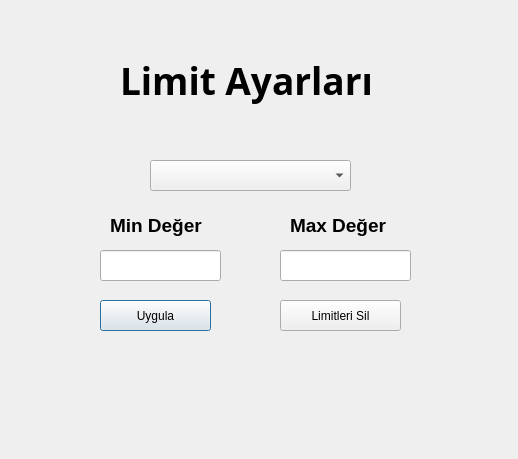
<?xml version="1.0" encoding="UTF-8"?>
<ui version="4.0">
 <class>Dialog</class>
 <widget class="QDialog" name="Dialog">
  <property name="geometry">
   <rect>
    <x>0</x>
    <y>0</y>
    <width>518</width>
    <height>459</height>
   </rect>
  </property>
  <property name="windowTitle">
   <string>Dialog</string>
  </property>
  <widget class="QComboBox" name="cb_sensor">
   <property name="geometry">
    <rect>
     <x>150</x>
     <y>160</y>
     <width>201</width>
     <height>31</height>
    </rect>
   </property>
  </widget>
  <widget class="QLineEdit" name="line_min">
   <property name="geometry">
    <rect>
     <x>100</x>
     <y>250</y>
     <width>121</width>
     <height>31</height>
    </rect>
   </property>
  </widget>
  <widget class="QLineEdit" name="line_max">
   <property name="geometry">
    <rect>
     <x>280</x>
     <y>250</y>
     <width>131</width>
     <height>31</height>
    </rect>
   </property>
  </widget>
  <widget class="QPushButton" name="btn_uygula">
   <property name="geometry">
    <rect>
     <x>100</x>
     <y>300</y>
     <width>111</width>
     <height>31</height>
    </rect>
   </property>
   <property name="text">
    <string>Uygula</string>
   </property>
  </widget>
  <widget class="QLabel" name="label">
   <property name="geometry">
    <rect>
     <x>110</x>
     <y>210</y>
     <width>121</width>
     <height>31</height>
    </rect>
   </property>
   <property name="font">
    <font>
     <family>Arial</family>
     <pointsize>14</pointsize>
     <weight>75</weight>
     <bold>true</bold>
    </font>
   </property>
   <property name="text">
    <string>Min Değer</string>
   </property>
  </widget>
  <widget class="QLabel" name="label_2">
   <property name="geometry">
    <rect>
     <x>290</x>
     <y>210</y>
     <width>121</width>
     <height>31</height>
    </rect>
   </property>
   <property name="font">
    <font>
     <family>Arial</family>
     <pointsize>14</pointsize>
     <weight>75</weight>
     <bold>true</bold>
    </font>
   </property>
   <property name="text">
    <string>Max Değer</string>
   </property>
  </widget>
  <widget class="QPushButton" name="btn_LimitSil">
   <property name="geometry">
    <rect>
     <x>280</x>
     <y>300</y>
     <width>121</width>
     <height>31</height>
    </rect>
   </property>
   <property name="text">
    <string>Limitleri Sil</string>
   </property>
  </widget>
  <widget class="QLabel" name="label_3">
   <property name="geometry">
    <rect>
     <x>120</x>
     <y>40</y>
     <width>301</width>
     <height>81</height>
    </rect>
   </property>
   <property name="font">
    <font>
     <family>Yu Gothic UI Semibold</family>
     <pointsize>28</pointsize>
     <weight>75</weight>
     <bold>true</bold>
    </font>
   </property>
   <property name="text">
    <string>Limit Ayarları</string>
   </property>
  </widget>
 </widget>
 <resources/>
 <connections/>
</ui>
